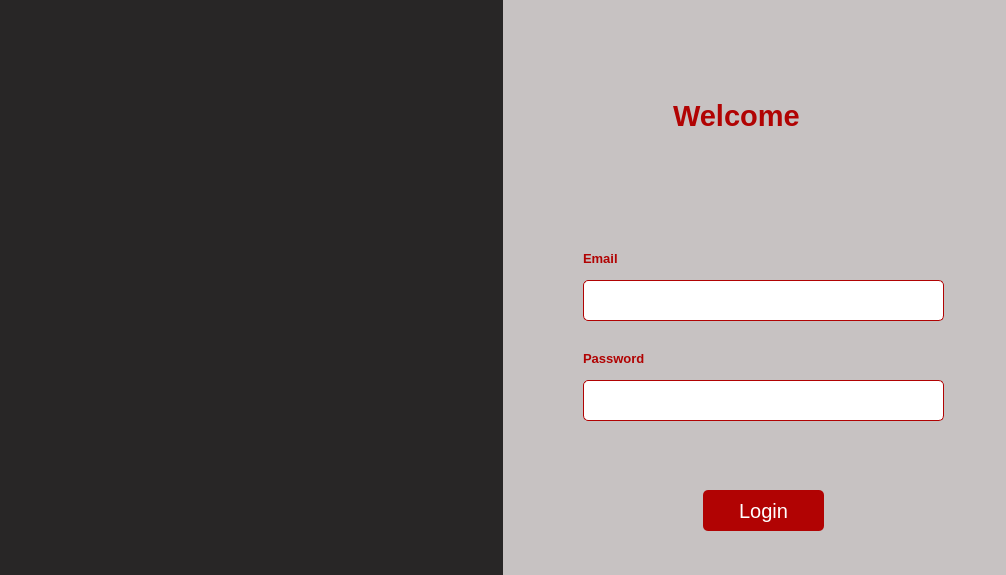
<?xml version="1.0" encoding="UTF-8"?>
<ui version="4.0">
 <class>Form</class>
 <widget class="QWidget" name="Form">
  <property name="geometry">
   <rect>
    <x>0</x>
    <y>0</y>
    <width>1006</width>
    <height>575</height>
   </rect>
  </property>
  <property name="minimumSize">
   <size>
    <width>1006</width>
    <height>575</height>
   </size>
  </property>
  <property name="maximumSize">
   <size>
    <width>1006</width>
    <height>575</height>
   </size>
  </property>
  <property name="windowTitle">
   <string>Form</string>
  </property>
  <layout class="QGridLayout" name="gridLayout">
   <property name="leftMargin">
    <number>0</number>
   </property>
   <property name="topMargin">
    <number>0</number>
   </property>
   <property name="rightMargin">
    <number>0</number>
   </property>
   <property name="bottomMargin">
    <number>0</number>
   </property>
   <property name="spacing">
    <number>0</number>
   </property>
   <item row="0" column="0">
    <widget class="QWidget" name="widget" native="true">
     <property name="acceptDrops">
      <bool>false</bool>
     </property>
     <property name="styleSheet">
      <string notr="true">background-color: rgb(40, 38, 38);</string>
     </property>
     <widget class="QPushButton" name="logo">
      <property name="geometry">
       <rect>
        <x>0</x>
        <y>70</y>
        <width>491</width>
        <height>401</height>
       </rect>
      </property>
      <property name="minimumSize">
       <size>
        <width>491</width>
        <height>401</height>
       </size>
      </property>
      <property name="maximumSize">
       <size>
        <width>421</width>
        <height>401</height>
       </size>
      </property>
      <property name="styleSheet">
       <string notr="true">border-radius: 1px;</string>
      </property>
      <property name="text">
       <string/>
      </property>
      <property name="icon">
       <iconset>
        <normaloff>image/Logo.png</normaloff>image/Logo.png</iconset>
      </property>
      <property name="iconSize">
       <size>
        <width>550</width>
        <height>520</height>
       </size>
      </property>
     </widget>
    </widget>
   </item>
   <item row="0" column="1">
    <widget class="QWidget" name="widget_2" native="true">
     <property name="styleSheet">
      <string notr="true">background-color: rgb(199, 194, 194);</string>
     </property>
     <widget class="QLabel" name="welcome">
      <property name="geometry">
       <rect>
        <x>170</x>
        <y>90</y>
        <width>191</width>
        <height>51</height>
       </rect>
      </property>
      <property name="font">
       <font>
        <pointsize>22</pointsize>
        <weight>75</weight>
        <bold>true</bold>
       </font>
      </property>
      <property name="styleSheet">
       <string notr="true">color: rgb(177, 3, 3);</string>
      </property>
      <property name="text">
       <string>Welcome</string>
      </property>
     </widget>
     <widget class="QLabel" name="labelEmail">
      <property name="geometry">
       <rect>
        <x>80</x>
        <y>250</y>
        <width>55</width>
        <height>16</height>
       </rect>
      </property>
      <property name="font">
       <font>
        <pointsize>10</pointsize>
        <weight>75</weight>
        <bold>true</bold>
       </font>
      </property>
      <property name="styleSheet">
       <string notr="true">color: rgb(177, 3, 3);</string>
      </property>
      <property name="text">
       <string>Email</string>
      </property>
     </widget>
     <widget class="QLineEdit" name="inputEmail">
      <property name="geometry">
       <rect>
        <x>80</x>
        <y>280</y>
        <width>361</width>
        <height>41</height>
       </rect>
      </property>
      <property name="styleSheet">
       <string notr="true">background-color: rgb(255, 255, 255);
border: 1px solid  #B10303;
border-radius: 5px;</string>
      </property>
     </widget>
     <widget class="QLabel" name="labelPass">
      <property name="geometry">
       <rect>
        <x>80</x>
        <y>350</y>
        <width>91</width>
        <height>16</height>
       </rect>
      </property>
      <property name="font">
       <font>
        <pointsize>10</pointsize>
        <weight>75</weight>
        <bold>true</bold>
       </font>
      </property>
      <property name="styleSheet">
       <string notr="true">color: rgb(177, 3, 3);</string>
      </property>
      <property name="text">
       <string>Password</string>
      </property>
     </widget>
     <widget class="QLineEdit" name="inputPass">
      <property name="geometry">
       <rect>
        <x>80</x>
        <y>380</y>
        <width>361</width>
        <height>41</height>
       </rect>
      </property>
      <property name="styleSheet">
       <string notr="true">background-color: rgb(255, 255, 255);
border: 1px solid  #B10303;
border-radius: 5px;</string>
      </property>
      <property name="echoMode">
       <enum>QLineEdit::Password</enum>
      </property>
     </widget>
     <widget class="QPushButton" name="btnLogin">
      <property name="geometry">
       <rect>
        <x>200</x>
        <y>490</y>
        <width>121</width>
        <height>41</height>
       </rect>
      </property>
      <property name="cursor">
       <cursorShape>PointingHandCursor</cursorShape>
      </property>
      <property name="styleSheet">
       <string notr="true">background-color: rgb(177, 3, 3);
color: white;
font-size: 20px;
border-radius: 5px;</string>
      </property>
      <property name="text">
       <string>Login</string>
      </property>
     </widget>
     <widget class="QLabel" name="error">
      <property name="geometry">
       <rect>
        <x>180</x>
        <y>180</y>
        <width>181</width>
        <height>16</height>
       </rect>
      </property>
      <property name="font">
       <font>
        <weight>75</weight>
        <bold>true</bold>
       </font>
      </property>
      <property name="text">
       <string/>
      </property>
     </widget>
    </widget>
   </item>
  </layout>
 </widget>
 <resources/>
 <connections/>
</ui>
